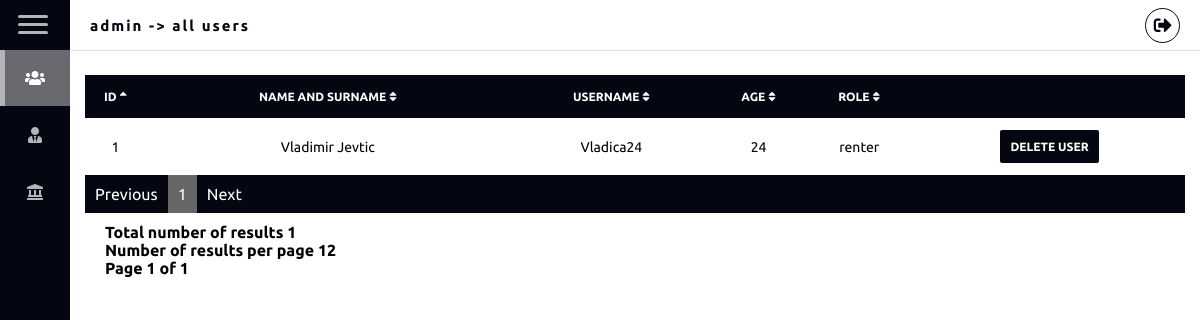
/usrAdmin/index.php (signed in), run on the app's committed database.
### tables this page shows
CREATE TABLE `person` (
  `person_id` int(11) NOT NULL,
  `person_name` varchar(20) NOT NULL,
  `person_surname` varchar(20) NOT NULL,
  `person_username` varchar(50) NOT NULL,
  `person_password` varchar(50) NOT NULL,
  `person_age` int(11) DEFAULT NULL,
  `person_role_FK` int(11) NOT NULL
);

CREATE TABLE `roles` (
  `role_id` int(11) NOT NULL,
  `role_name` varchar(10) NOT NULL
);

### usrAdmin/index.php (the view, shortened to what this page needs)
<?php
include "../backend_logic/logic.connection.php";
$results_per_page = 12;
$sql = "SELECT person_id FROM person WHERE person_role_FK = 1";
$result = mysqli_query($conn, $sql);
$number_of_results = mysqli_num_rows($result);
$total_number_of_pages = ceil($number_of_results / $results_per_page);
if (!isset($_GET['page'])) {
    $page_number = 1;
} else {
    $page_number = $_GET['page'];
}
$offset = ($page_number - 1) * $results_per_page;
$previous_page = $page_number - 1;
$next_page = $page_number + 1;
$columns = array('person_id', 'person_name', 'person_username', 'person_age', 'role_name');
$column = isset($_GET['column']) && in_array($_GET['column'], $columns) ? $_GET['column'] : $columns[0];
$sort_order = isset($_GET['order']) && strtolower($_GET['order']) == 'desc' ? 'DESC' : 'ASC';
?>
<html>
<head>
    <link rel="stylesheet" href="https://use.fontawesome.com/releases/v5.3.1/css/all.css">
    <link rel="stylesheet" href="../visuals/librarian/librarian_nav.css">
    <link rel="stylesheet" href="../visuals/librarian/table.css">
</head>
<body>
    <div class="wrapper collapse">
        <div class="top_navbar">
            <div class="hamburger">
                <div class="one"></div>
                <div class="two"></div>
                <div class="three"></div>
            </div>
            <div class="top_menu">
                <div class="logo">
                    <?php
                    echo "<p class='welcomeUser'>" . $_SESSION["current_username"] . " -> all users</p>";
                    ?>
                </div>
                <ul>
                    <li>
                        <form method="POST" action="../backend_logic/logic.logout.php">
                            <button type="submit" id="btn_logout" name="btn_logout"><i class="fas fa-sign-out-alt" style="font-size:18px;"></i></button>
                        </form>
                    </li>
                </ul>
            </div>
        </div>
        <div class="sidebar">
            <ul>
                <li><a href="#" class="active">
                        <span class="icon"><i class="fas fa-users"></i></span>
                    </a></li>
                <li><a href="workers.php">
                        <span class="icon"><i class="fas fa-user-tie"></i></span>
                    </a></li>
                <li><a href="libraries.php">
                        <span class="icon"><i class="fas fa-landmark"></i></span>
                    </a></li>
            </ul>
        </div>
        <div class="main_container">
            <?php
            $upit = 'SELECT
    person.person_id, person.person_name, person.person_surname, person.person_username, person.person_age, roles.role_name
    FROM person, roles WHERE person.person_role_FK = roles.role_id AND person.person_role_FK = 1
    ORDER BY ' .  $column . ' ASC LIMIT ' . $offset . ',' . $results_per_page;
            if ($result = mysqli_query($conn, $upit)) {
                $up_or_down = str_replace(array('ASC', 'DESC'), array('up', 'down'), $sort_order);
                $asc_or_desc = $sort_order == 'ASC' ? 'asc' : 'asc';
            ?>
                <div class="table books_table">
                    <table data-vertable="books_table">
                        <thead>
                            <tr class="row100 head">
                                <th class="column100"><a href="?column=person_id&order=<?php echo $asc_or_desc; ?>&page=<?php echo $page_number; ?>">Id&nbsp;<i class="fas fa-sort<?php echo $column == 'person_id' ? '-' . $up_or_down : ''; ?>"></i></a></th>
                                <th class="column100"><a href="?column=person_name&order=<?php echo $asc_or_desc; ?>&page=<?php echo $page_number; ?>">Name and surname&nbsp;<i class="fas fa-sort<?php echo $column == 'person_name' ? '-' . $up_or_down : ''; ?>"></i></a></th>
                                <th class="column100"><a href="?column=person_username&order=<?php echo $asc_or_desc; ?>&page=<?php echo $page_number; ?>">Username&nbsp;<i class="fas fa-sort<?php echo $column == 'person_username' ? '-' . $up_or_down : ''; ?>"></i></a></th>
                                <th class="column100"><a href="?column=person_age&order=<?php echo $asc_or_desc; ?>&page=<?php echo $page_number; ?>">Age&nbsp;<i class="fas fa-sort<?php echo $column == 'person_age' ? '-' . $up_or_down : ''; ?>"></i></a></th>
                                <th class="column100"><a href="?column=role_name&order=<?php echo $asc_or_desc; ?>&page=<?php echo $page_number; ?>">Role&nbsp;<i class="fas fa-sort<?php echo $column == 'role_name' ? '-' . $up_or_down : ''; ?>"></i></a></th>
                                <th class="column100"></th>
                            </tr>
                        </thead>
                        <?php while ($row = $result->fetch_assoc()) : ?>
                            <tbody>
                                <tr class="row100">
                                    <td class="column100"><?php $column == 'person_id'; ?><?php echo $row['person_id']; ?></td>
                                    <td class="column100"><?php $column == 'person_name'; ?><?php echo $row['person_name']; ?> <?php echo $row['person_surname']; ?></td>
                                    <td class="column100"><?php $column == 'person_username'; ?><?php echo $row['person_username']; ?></td>
                                    <td class="column100"><?php $column == 'person_age'; ?><?php echo $row['person_age']; ?> </td>
                                    <td class="column100"><?php $column == 'role_name'; ?><?php echo $row['role_name']; ?></td>
                                    <td class="column100">
                                        <a href='backend_logic/delete_user.php?ID=<?php echo $row['person_id']; ?>&PAGE=<?php echo $page_number ?>
                        &COLUMN=<?php echo $column ?>&ORDER=<?php echo $asc_or_desc ?>'><button class="btn_table">DELETE USER</button></a>
                                    </td>
                                </tr>
                            </tbody>
                        <?php endwhile; ?>
                    </table>
                </div>
            <?php
            }
            ?>
            <ul class="ul-pagination">
                <li class="li-pagination" <?php if ($page_number <= 1) {
                                                echo "class='disabled'";
                                            } ?>>
                    <a <?php if ($page_number > 1) {
                            echo "href='?column=$column&page=$previous_page'";
                        } ?>>Previous</a>
                </li>
                <?php
                if ($total_number_of_pages <= 10) {
                    for ($counter = 1; $counter <= $total_number_of_pages; $counter++) {
                        if ($counter == $page_number) {
                            echo "<li class='active li-pagination'><a>$counter</a></li>";
                        } else {
                            echo "<li class='li-pagination'><a href='?column=$column&page=$counter'>$counter</a></li>";
                        }
                    }
                }
                ?>
                <li class="li-pagination" <?php if ($page_number >= $total_number_of_pages) {
                                                echo "class='disabled'";
                                            } ?>>
                    <a <?php if ($page_number < $total_number_of_pages) {
                            echo "href='?column=$column&page=$next_page'";
                        } ?>>Next</a>
                </li>
            </ul>
            <div style='padding: 10px 20px 0px;'>
                <strong>Total number of results <?php echo $number_of_results ?></strong><br>
                <strong>Number of results per page <?php echo $results_per_page ?></strong><br>
                <strong>Page <?php echo $page_number . " of " . $total_number_of_pages; ?></strong>
            </div>
        </div>
    </div>
</body>
</html>

### visuals/librarian/librarian_nav.css (style rules this page uses)
* { font-family: "Ubuntu", sans-serif; margin: 0; padding: 0; list-style: none; text-decoration: none; box-sizing: border-box; }
.wrapper .top_navbar { z-index: 999; width: 100%; height: 50px; display: flex; position: fixed; top: 0px; }
.wrapper .top_navbar .hamburger { width: 70px; height: 100%; background: #040711; padding: 10px 18px; cursor: pointer; }
.wrapper .top_navbar .hamburger div { width: 30px; height: 3px; background: #B3B4B7; margin: 5px 0; border-radius: 5px; }
.wrapper .top_navbar .top_menu { width: calc(100% - 70px); height: 100%; background: #fff; display: flex; justify-content: space-between; align-items: center; box-shadow: 0 1px 1px rgba(0, 0, 0, 0.1); }
.wrapper .top_navbar .top_menu .logo { color: #040711; padding-left: 20px; font-size: 15px; font-weight: 700; letter-spacing: 2px; }
.wrapper .top_navbar .top_menu ul { display: flex; }
.wrapper .top_navbar .top_menu ul li { margin-right: 20px; }
.wrapper .top_navbar .top_menu ul li button { display: table-cell; width: 35px; height: 35px; text-decoration: none; line-height: 35px; vertical-align: middle; text-align: center; cursor: pointer; background: #fff; border: 1px solid #040711; border-radius: 50%; color: #040711; }
.wrapper .sidebar { position: fixed; top: 50px; background: #040711; width: 200px; height: 100%; transition: all 0.3s ease; }
.wrapper .sidebar ul li a { display: block; padding: 20px; position: relative; margin-bottom: 1px; color: #B3B4B7; white-space: nowrap; }
.wrapper .sidebar ul li a:before { content: ""; position: absolute; top: 0; left: 0; width: 5px; height: 100%; background: #B3B4B7; display: none; }
.wrapper .sidebar ul li a span.icon { margin-right: 10px; font-size: 16px; display: inline-block; }
.wrapper .sidebar ul li a:hover, .wrapper .sidebar ul li a.active { background: #686A70; color: #fff; }
.wrapper .sidebar ul li a:hover:before, .wrapper .sidebar ul li a.active:before { display: block; }
.wrapper .main_container { width: (100% - 200px); margin-top: 60px; margin-left: 200px; padding: 15px; transition: all 0.3s ease; }
.wrapper.collapse .sidebar { width: 70px; }
.wrapper.collapse .sidebar ul li a { text-align: center; }
.wrapper.collapse .sidebar ul li a span.icon { margin: 0; }
.wrapper.collapse .main_container { width: (100% - 70px); margin-left: 70px; }

### visuals/librarian/table.css (style rules this page uses)
table { text-align: center; border-spacing: 0px !important; width: 100%; }
.row100.head th { padding-top: 15px; padding-bottom: 15px; }
.row100 td { padding-top: 10px; padding-bottom: 10px; }
.table.books_table td { font-size: 14px; color: #000; }
.table.books_table th { font-size: 12px; color: #fff; text-transform: uppercase; background-color: #040711; }
.table.books_table th a { color: #fff; }
.ul-pagination { list-style-type: none; margin: 0; padding: 0; background: #040711; overflow: hidden; }
.li-pagination { float: left; }
.active { background-color: #666; color: white; }
.li-pagination a { display: block; color: white; text-align: center; padding: 10px; text-decoration: none; }
.btn_table { font-family: "Ubuntu", sans-serif; border: none; background: #040711; color: #fff !important; font-weight: 700; font-size: 12px; padding: 10px; margin: 2px; text-transform: uppercase; border-radius: 2px; display: inline-block; transition: all 0.3s ease 0s; }

### data on the page
person: person_id "1", person_name "Vladimir", person_surname "Jevtic", person_username "Vladica24", person_age "24", person_role_FK.role_name "renter"

### other printed values
$_SESSION["current_username"] "admin"
$number_of_results "1"
$results_per_page "12"
$page_number "1"
$total_number_of_pages "1"
